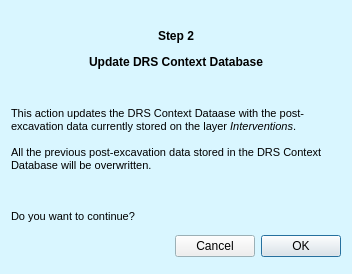
<?xml version="1.0" encoding="UTF-8"?>
<ui version="4.0">
 <class>PCA_PostExcDialogBase</class>
 <widget class="QDialog" name="PCA_PostExcDialogBase">
  <property name="windowModality">
   <enum>Qt::ApplicationModal</enum>
  </property>
  <property name="geometry">
   <rect>
    <x>0</x>
    <y>0</y>
    <width>352</width>
    <height>274</height>
   </rect>
  </property>
  <property name="sizePolicy">
   <sizepolicy hsizetype="Fixed" vsizetype="Fixed">
    <horstretch>0</horstretch>
    <verstretch>0</verstretch>
   </sizepolicy>
  </property>
  <property name="minimumSize">
   <size>
    <width>0</width>
    <height>0</height>
   </size>
  </property>
  <property name="maximumSize">
   <size>
    <width>352</width>
    <height>274</height>
   </size>
  </property>
  <property name="palette">
   <palette>
    <active>
     <colorrole role="Base">
      <brush brushstyle="SolidPattern">
       <color alpha="255">
        <red>255</red>
        <green>255</green>
        <blue>255</blue>
       </color>
      </brush>
     </colorrole>
     <colorrole role="Window">
      <brush brushstyle="SolidPattern">
       <color alpha="255">
        <red>217</red>
        <green>246</green>
        <blue>255</blue>
       </color>
      </brush>
     </colorrole>
    </active>
    <inactive>
     <colorrole role="Base">
      <brush brushstyle="SolidPattern">
       <color alpha="255">
        <red>255</red>
        <green>255</green>
        <blue>255</blue>
       </color>
      </brush>
     </colorrole>
     <colorrole role="Window">
      <brush brushstyle="SolidPattern">
       <color alpha="255">
        <red>217</red>
        <green>246</green>
        <blue>255</blue>
       </color>
      </brush>
     </colorrole>
    </inactive>
    <disabled>
     <colorrole role="Base">
      <brush brushstyle="SolidPattern">
       <color alpha="255">
        <red>217</red>
        <green>246</green>
        <blue>255</blue>
       </color>
      </brush>
     </colorrole>
     <colorrole role="Window">
      <brush brushstyle="SolidPattern">
       <color alpha="255">
        <red>217</red>
        <green>246</green>
        <blue>255</blue>
       </color>
      </brush>
     </colorrole>
    </disabled>
   </palette>
  </property>
  <property name="cursor">
   <cursorShape>ArrowCursor</cursorShape>
  </property>
  <property name="windowTitle">
   <string>PCA PostExcavation Plugin</string>
  </property>
  <layout class="QVBoxLayout" name="verticalLayout">
   <item>
    <layout class="QGridLayout" name="gridLayout_2">
     <item row="0" column="0">
      <widget class="QLabel" name="label_2">
       <property name="maximumSize">
        <size>
         <width>65</width>
         <height>65</height>
        </size>
       </property>
       <property name="text">
        <string/>
       </property>
       <property name="pixmap">
        <pixmap>icons/pca_logo_icon.png</pixmap>
       </property>
       <property name="scaledContents">
        <bool>true</bool>
       </property>
      </widget>
     </item>
     <item row="0" column="2">
      <widget class="QLabel" name="label_3">
       <property name="font">
        <font>
         <pointsize>9</pointsize>
         <weight>75</weight>
         <bold>true</bold>
        </font>
       </property>
       <property name="text">
        <string>&lt;html&gt;&lt;head/&gt;&lt;body&gt;&lt;p align=&quot;center&quot;&gt;Step 2&lt;/p&gt;&lt;p align=&quot;center&quot;&gt;Update DRS Context Database&lt;/p&gt;&lt;/body&gt;&lt;/html&gt;</string>
       </property>
      </widget>
     </item>
     <item row="0" column="3">
      <widget class="QLabel" name="label_4">
       <property name="maximumSize">
        <size>
         <width>65</width>
         <height>65</height>
        </size>
       </property>
       <property name="text">
        <string/>
       </property>
       <property name="pixmap">
        <pixmap>icons/PCA_postex_update_DRS_icon.png</pixmap>
       </property>
       <property name="scaledContents">
        <bool>true</bool>
       </property>
      </widget>
     </item>
    </layout>
   </item>
   <item>
    <widget class="QLabel" name="label">
     <property name="sizePolicy">
      <sizepolicy hsizetype="Fixed" vsizetype="Fixed">
       <horstretch>0</horstretch>
       <verstretch>0</verstretch>
      </sizepolicy>
     </property>
     <property name="minimumSize">
      <size>
       <width>330</width>
       <height>0</height>
      </size>
     </property>
     <property name="maximumSize">
      <size>
       <width>330</width>
       <height>16777215</height>
      </size>
     </property>
     <property name="font">
      <font>
       <pointsize>8</pointsize>
      </font>
     </property>
     <property name="text">
      <string>&lt;html&gt;&lt;head/&gt;&lt;body&gt;&lt;p&gt;&lt;br/&gt;This action updates the DRS Context Dataase with the post-excavation data currently stored on the layer &lt;span style=&quot; font-style:italic;&quot;&gt;Interventions&lt;/span&gt;. &lt;br/&gt;&lt;br/&gt;All the previous post-excavation data stored in the DRS Context Database will be overwritten. &lt;br/&gt;&lt;br/&gt;&lt;/p&gt;&lt;p&gt;Do you want to continue? &lt;/p&gt;&lt;/body&gt;&lt;/html&gt;</string>
     </property>
     <property name="wordWrap">
      <bool>true</bool>
     </property>
    </widget>
   </item>
   <item>
    <widget class="QDialogButtonBox" name="button_box">
     <property name="sizePolicy">
      <sizepolicy hsizetype="Fixed" vsizetype="Fixed">
       <horstretch>0</horstretch>
       <verstretch>0</verstretch>
      </sizepolicy>
     </property>
     <property name="layoutDirection">
      <enum>Qt::RightToLeft</enum>
     </property>
     <property name="orientation">
      <enum>Qt::Horizontal</enum>
     </property>
     <property name="standardButtons">
      <set>QDialogButtonBox::Cancel|QDialogButtonBox::Ok</set>
     </property>
    </widget>
   </item>
  </layout>
 </widget>
 <resources/>
 <connections>
  <connection>
   <sender>button_box</sender>
   <signal>accepted()</signal>
   <receiver>PCA_PostExcDialogBase</receiver>
   <slot>accept()</slot>
   <hints>
    <hint type="sourcelabel">
     <x>20</x>
     <y>20</y>
    </hint>
    <hint type="destinationlabel">
     <x>20</x>
     <y>20</y>
    </hint>
   </hints>
  </connection>
  <connection>
   <sender>button_box</sender>
   <signal>rejected()</signal>
   <receiver>PCA_PostExcDialogBase</receiver>
   <slot>reject()</slot>
   <hints>
    <hint type="sourcelabel">
     <x>20</x>
     <y>20</y>
    </hint>
    <hint type="destinationlabel">
     <x>20</x>
     <y>20</y>
    </hint>
   </hints>
  </connection>
 </connections>
</ui>
